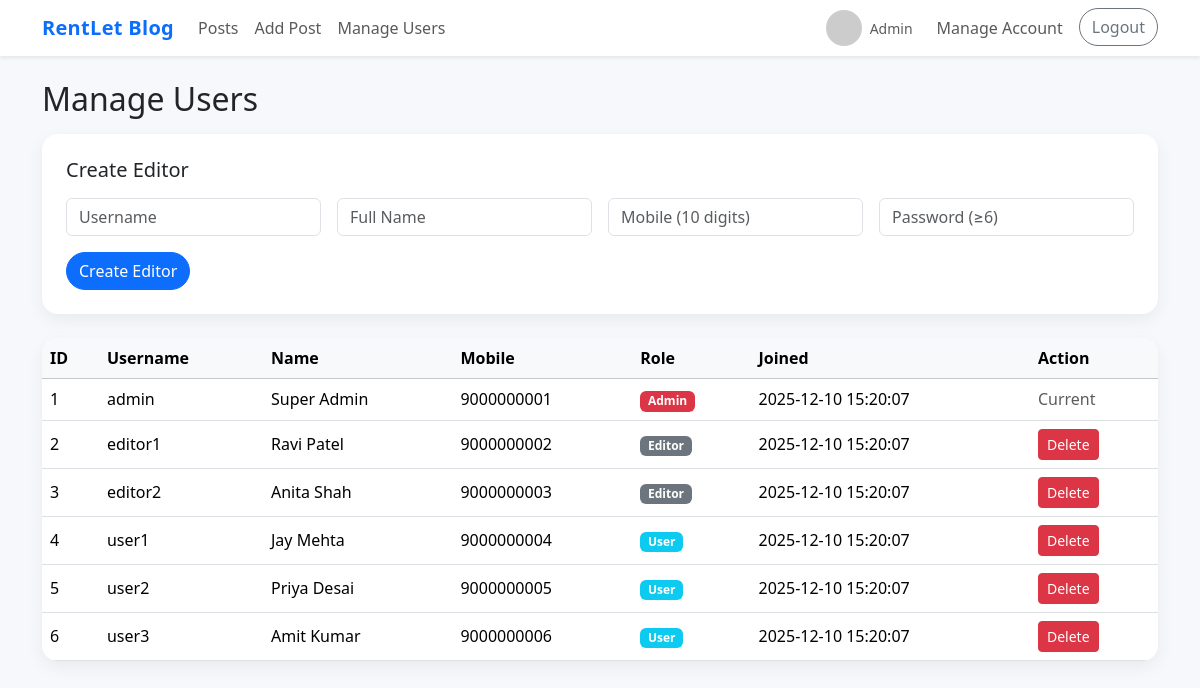
/users.php (signed in), run on the app's committed database.
### tables this page shows
CREATE TABLE users (
  id INT AUTO_INCREMENT PRIMARY KEY,
  username VARCHAR(50) NOT NULL UNIQUE,
  name VARCHAR(100),
  mobile VARCHAR(15) UNIQUE,
  password VARCHAR(255) NOT NULL,
  role ENUM('admin','editor','user') NOT NULL DEFAULT 'user',
  profile_pic VARCHAR(255),
  created_at TIMESTAMP DEFAULT CURRENT_TIMESTAMP
);

### config.php (called while the page is built, shortened)
<?php
function e($s)
{
  return htmlspecialchars($s ?? '', ENT_QUOTES, 'UTF-8');
}
function current_user()
{
  return $_SESSION['user'] ?? null;
}
function current_user_id()
{
  return $_SESSION['user']['id'] ?? 0;
}
function is_admin()
{
  return (current_user()['role'] ?? '') === 'admin';
}

### users.php (the view, shortened to what this page needs)
<?php
require 'config.php';
$res = $conn->query("SELECT id,username,name,mobile,role,created_at FROM users ORDER BY created_at DESC");
$users = $res->fetch_all(MYSQLI_ASSOC);
include 'header.php';
?>
<h2 class="mb-3">Manage Users</h2>
<div class="card p-4 mb-4">
  <h5 class="mb-3">Create Editor</h5>
  <form method="post" class="row g-3">
    <div class="col-md-3"><input class="form-control" name="username" placeholder="Username" required></div>
    <div class="col-md-3"><input class="form-control" name="name" placeholder="Full Name"></div>
    <div class="col-md-3"><input class="form-control" name="mobile" placeholder="Mobile (10 digits)" pattern="\d{10}" required></div>
    <div class="col-md-3"><input class="form-control" type="password" name="password" placeholder="Password (≥6)" required minlength="6"></div>
    <div class="col-12"><button class="btn btn-primary btn-rounded">Create Editor</button></div>
  </form>
</div>
<div class="table-responsive card p-0">
  <table class="table table-hover align-middle mb-0">
    <thead class="table-light">
      <tr>
        <th>ID</th>
        <th>Username</th>
        <th>Name</th>
        <th>Mobile</th>
        <th>Role</th>
        <th>Joined</th>
        <th>Action</th>
      </tr>
    </thead>
    <tbody>
      <?php foreach ($users as $u): ?>
        <tr>
          <td><?= $u['id'] ?></td>
          <td><?= e($u['username']) ?></td>
          <td><?= e($u['name']) ?></td>
          <td><?= e($u['mobile']) ?></td>
          <td>
            <span class="badge <?= $u['role'] === 'admin' ? 'bg-danger' : ($u['role'] === 'editor' ? 'bg-secondary' : 'bg-info') ?>">
              <?= ucfirst($u['role']) ?>
            </span>
          </td>
          <td><?= e($u['created_at']) ?></td>
          <td>
            <?php if ($u['id'] == current_user_id()): ?>
              <span class="text-muted">Current</span>
            <?php else: ?>
              <form method="post" class="d-inline" onsubmit="return confirm('Delete this user?');">
                <button class="btn btn-sm btn-danger">Delete</button>
              </form>
            <?php endif; ?>
          </td>
        </tr>
      <?php endforeach; ?>
    </tbody>
  </table>
</div>
<?php include 'footer.php'; ?>

### header.php (shortened to what this page needs)
<?php require_once 'config.php'; ?>
<!doctype html>
<html lang="en">
<head>
  <link href="https://cdn.jsdelivr.net/npm/bootstrap@5.3.3/dist/css/bootstrap.min.css" rel="stylesheet">
</head>
<body>
  <nav class="navbar navbar-expand-lg bg-white shadow-sm sticky-top">
    <div class="container">
      <a class="navbar-brand text-primary" href="index.php">RentLet Blog</a>
      <div class="collapse navbar-collapse" id="nav">
        <ul class="navbar-nav me-auto mb-2 mb-lg-0">
          <?php if (current_user()): ?>
            <li class="nav-item"><a class="nav-link" href="index.php">Posts</a></li>
          <?php endif; ?>
          <?php if (is_admin() || is_editor()): ?>
            <li class="nav-item"><a class="nav-link" href="add.php">Add Post</a></li>
          <?php endif; ?>
          <?php if (is_admin()): ?>
            <li class="nav-item"><a class="nav-link" href="users.php">Manage Users</a></li>
          <?php endif; ?>
        </ul>
        <ul class="navbar-nav">
          <?php if (!current_user()): ?>
            <li class="nav-item"><a class="btn btn-primary btn-rounded" href="login.php">Login</a></li>
          <?php else: ?>
            <li class="nav-item d-flex align-items-center me-3">
              <?php $u = current_user();
              $pic = $u['profile_pic'] ? e($u['profile_pic']) : 'https://ui-avatars.com/api/?name=' . urlencode($u['username']) . '&size=64'; ?>
              <img class="avatar me-2" src="<?= $pic ?>" alt="">
              <span class="small text-muted"><?= e(ucfirst($u['role'])) ?></span>
            </li>
            <li class="nav-item"><a class="nav-link" href="account.php">Manage Account</a></li>
            <li class="nav-item"><a class="btn btn-outline-secondary btn-rounded ms-lg-2" href="logout.php">Logout</a></li>
          <?php endif; ?>
        </ul>
      </div>
    </div>
  </nav>
  <div class="container py-4">

### footer.php (shortened to what this page needs)
</div>
</body>
</html>

### header.php (style rules this page uses)
body { background: #f6f8fb; }
.navbar-brand { font-weight: 700; letter-spacing: .3px; }
.card { border: 0; border-radius: 16px; box-shadow: 0 6px 18px rgba(0, 0, 0, .06); }
.btn-rounded { border-radius: 999px; }
.avatar { width: 36px; height: 36px; border-radius: 50%; object-fit: cover; }

### data on the page
users: role "Admin", id "1", username "admin", name "Super Admin", mobile "9000000001", created_at "2025-12-10 15:20:07", shows "Current"
users: id "2", username "editor1", name "Ravi Patel", mobile "9000000002", role "Editor", created_at "2025-12-10 15:20:07"
users: id "3", username "editor2", name "Anita Shah", mobile "9000000003", role "Editor", created_at "2025-12-10 15:20:07"
users: id "4", username "user1", name "Jay Mehta", mobile "9000000004", role "User", created_at "2025-12-10 15:20:07"
users: id "5", username "user2", name "Priya Desai", mobile "9000000005", role "User", created_at "2025-12-10 15:20:07"
users: id "6", username "user3", name "Amit Kumar", mobile "9000000006", role "User", created_at "2025-12-10 15:20:07"
